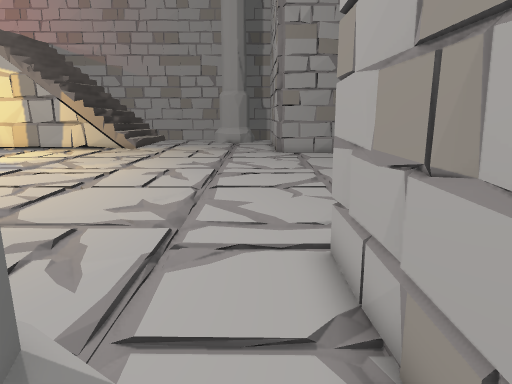
view 1 (above)

21 first-person views from a walk through a 3-D level made in the Unity game engine. The camera is 1.4 m above the floor, tilts 12° down and sees 70° across. Doors are open. The floor is counted in squares, 0.5 m on a side. Each view is taken from the middle of a square. On the plan, view 1 faces up. The plan holds only what a view shows up to about 20 squares ahead; the rest is blank. The place goes on beyond the plan. The player is left out. Some surface patterns are stand-ins.

view 2
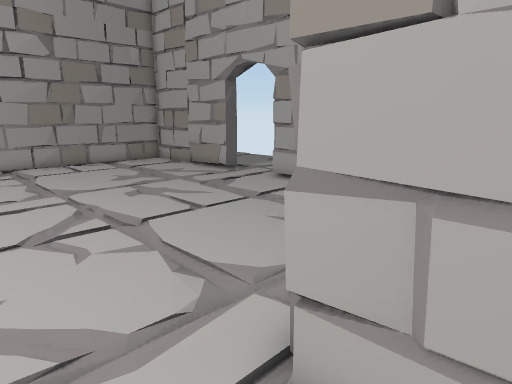

view 3
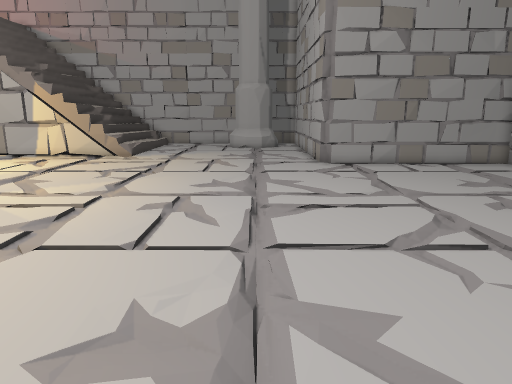

view 4
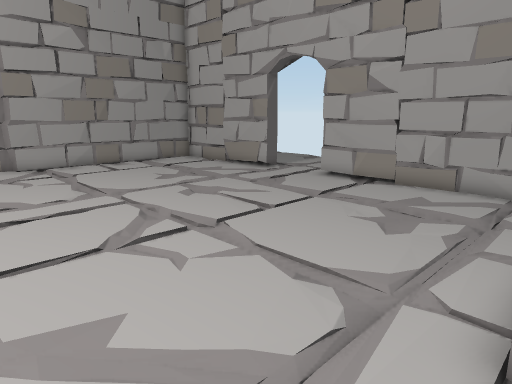

view 5
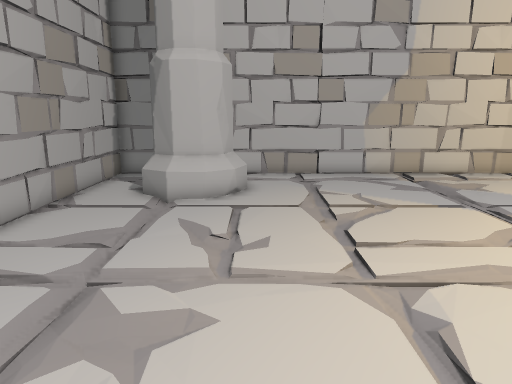

view 6
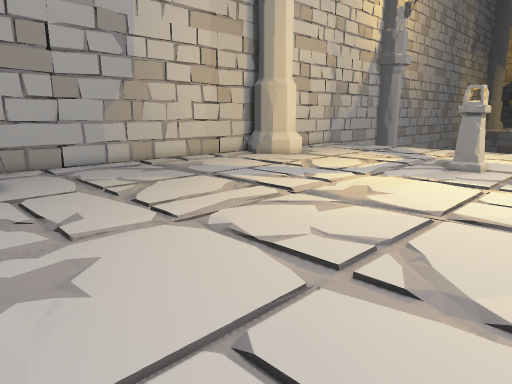

view 7
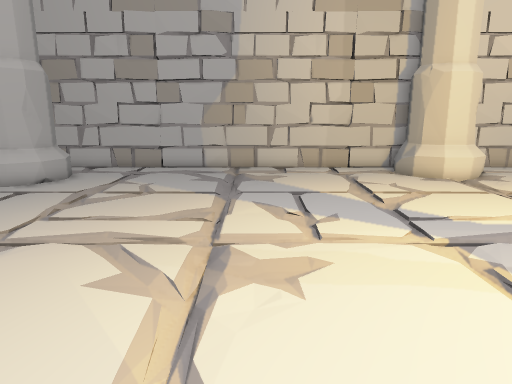

view 8
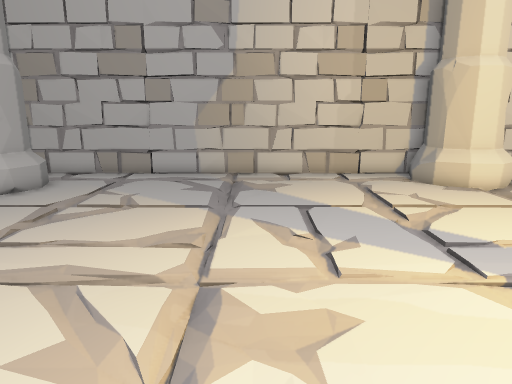

view 9
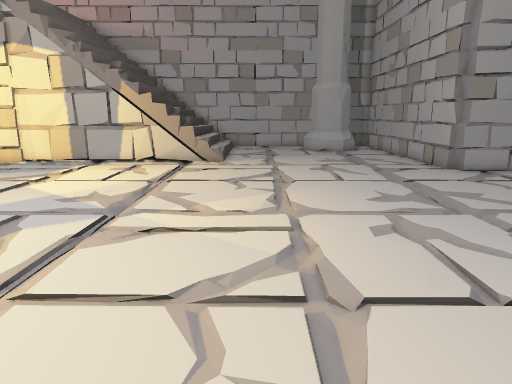

view 10
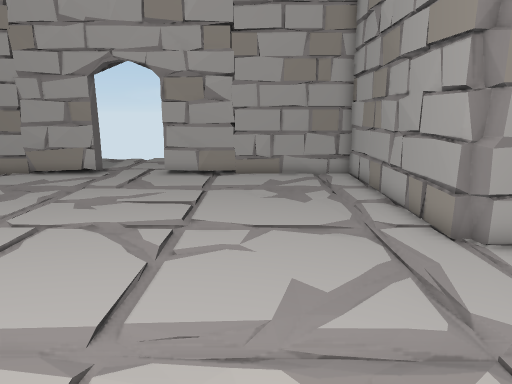

view 11
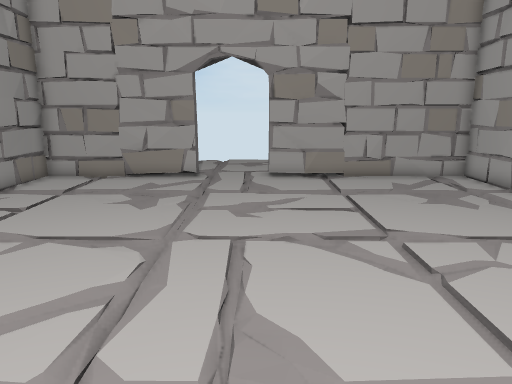

view 12
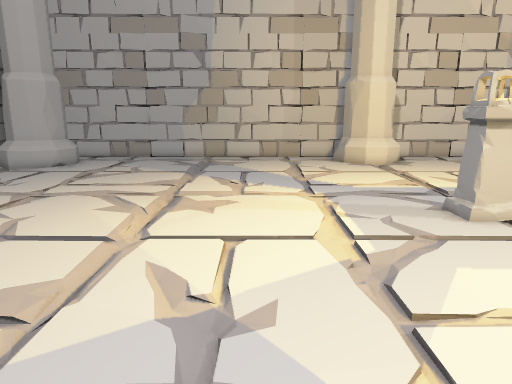

view 13
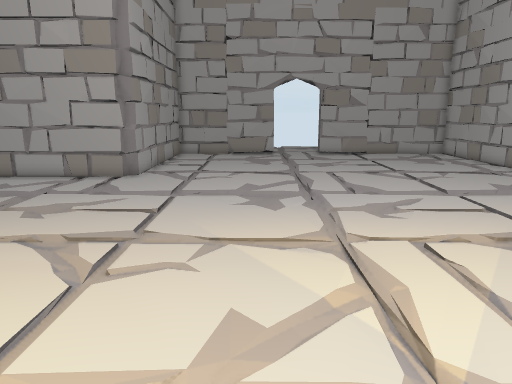

view 14
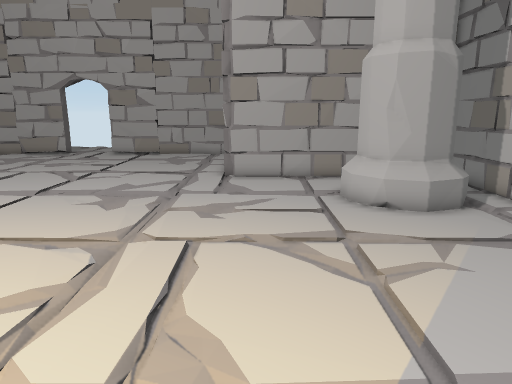

view 15
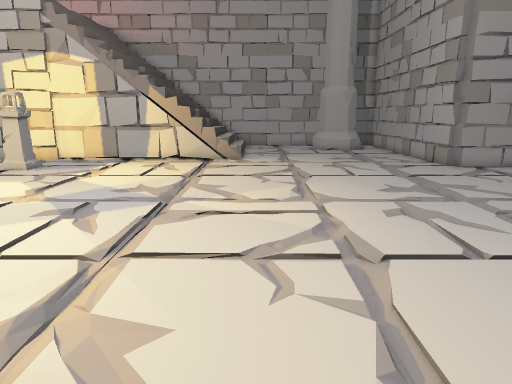

view 16
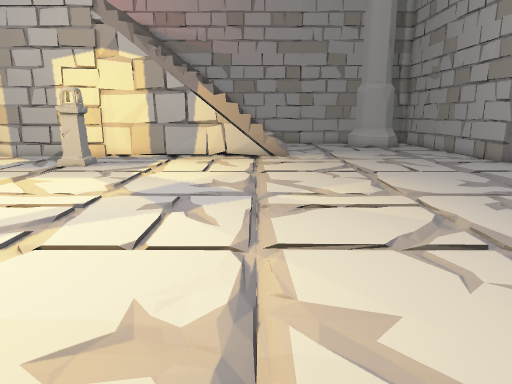

view 17
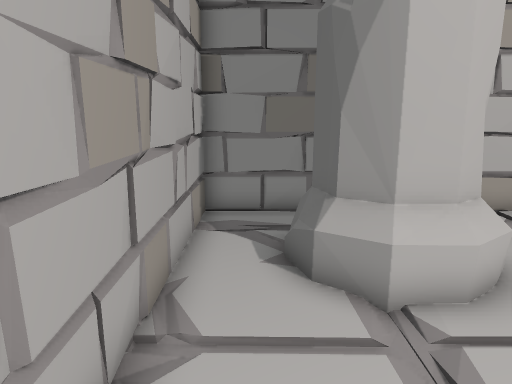

view 18
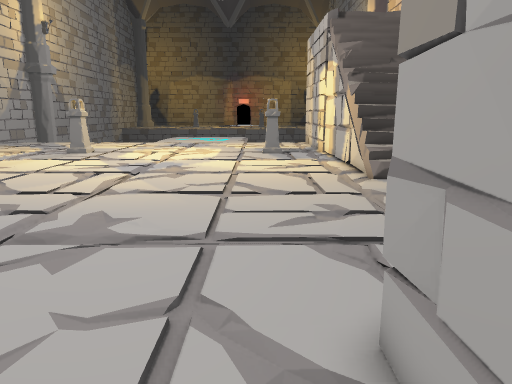

view 19
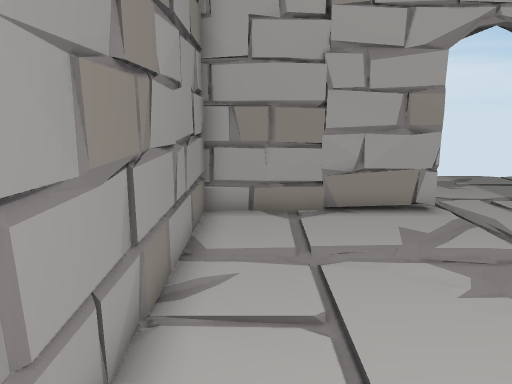

view 20
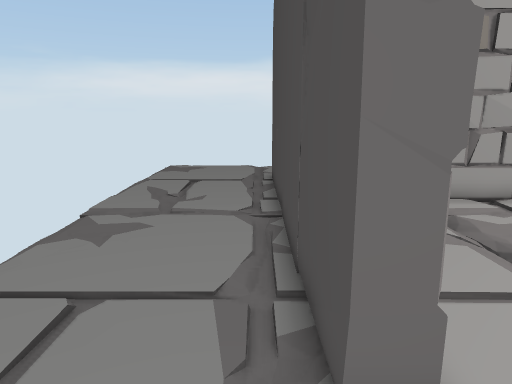

view 21
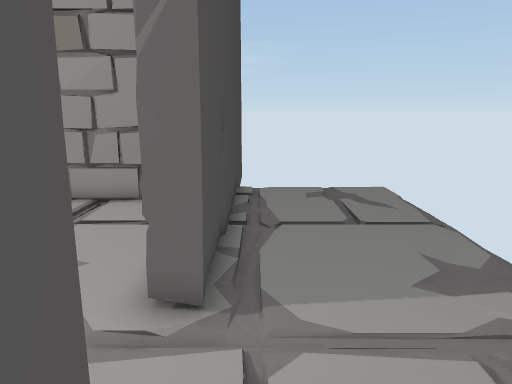

### Floor plan
Points are (right, up) in squares from view 1. A wall is a line through its corners. A room is listed if a view was taken in it or the views show most of it. See-through windows are left out.
Room 1 (views 1, 2, 3, 4, 5, 6, 7, 8, 9, 10, 11, 12, 13, 14, 15, 16, 17, 18, 19)
walls: (1.5, 7.1) (2.3, 7.3); (1.9, 7) (2, 7.5) (11.5, 7.5) (11.5, 16.4); (2, 7.1) (2.2, 7.5); (-2.2, 2.6) (-1.3, 1.7) (-1.1, 0.9); (-2.2, 2.5) (-1.6, 2) (-1.2, 1.5); (1.5, 4.5) (1.6, 5); (-4.1, 1.4) (-3.7, 1.9); (-4, 1.4) (-3.7, 2) (-3.1, 2.4) (-2, 2.5); (2, 26.5) (1.9, 26.9) (1.5, 27) (1.4, 28.2); (1.5, 27) (1.5, 29.6); (5.9, 7.5) (6.8, 7.4); (1.8, 27.1) (1.5, 27.2); (1.6, 2.5) (1.4, 4.2); (1.5, 2.4) (1.7, 3.5); (-3.8, 0.1) (-4.1, 1) (-3.9, 1.9); (-3, -0.5) (-4, 0.2); (1.5, 1) (1.7, 2); (7.5, 7.3) (9.2, 7.5); (1.5, 0.9) (1.6, 1.4); (-6.8, -2.4) (-6.3, -2.6); (-8, -2.6) (-6.1, -2.4); (-4.1, -2.5) (-2.9, -2.6); (6.5, 26.6) (4.8, 26.4); (-11.8, -2.5) (-10.1, -2.7); (7.2, 26.4) (5.5, 26.6); (-2.5, -2.7) (-0.8, -2.5); (-12.5, -2.5) (-11.9, -2.5); (11.5, 15.1) (11.6, 16.4); (-12.4, -2.7) (-10.8, -2.5); (-12.5, -2.7) (-11.9, -2.7); (11.6, 12.9) (11.4, 13.4); (-14.1, -2.5) (-12.9, -2.6); (8, 26.6) (7.2, 26.6); (11.5, 19.7) (11.6, 20.6) (11.5, 21.1); (11.5, 19.7) (11.5, 26.5) (2.1, 26.5); (11.6, 9.5) (11.5, 10.2); (11.6, 22) (11.5, 23.1); (-20.7, 0) (-20.4, -1); (-21.6, 0.6) (-20.5, -0.2); (-18, -2.6) (-16.9, -2.4); (-21.1, -2.5) (1.5, -2.5) (1.5, 7.4) (3.7, 7.6)
low walls: (1.4, 7) (1.7, 7) (1.9, 7.1); (-3.6, 2.7) (-3.3, 2.9) (-1.9, 2.9); (-2.8, 2.6) (-2.2, 2.6); (-4.6, 1.2) (-4.2, 2.3); (-1, 2.2) (-0.9, 0.6); (-1, 2.2) (-0.6, 1); (2.1, 26.5) (1.9, 26.9); (-4, 0.2) (-4.4, 1.2) (-4.1, 2.1); (-0.8, 1) (-0.9, 0.4); (-4.2, -0.2) (-4.4, 0.2); (11.4, 14.1) (11.6, 14.8); (11.5, 14.2) (11.7, 15.6); (11.3, 11.6) (11.3, 12.1); (11.7, 14) (11.8, 15.1); (11.4, 11.3) (11.5, 12); (10.5, 21.8) (10.4, 22.3); (11.7, 11.3) (11.5, 13); (11.5, 19.7) (11.5, 20.1); (-20.3, 0.3) (-19.9, -1); (11.4, 22.6) (11.6, 23.1); (-21.3, 1) (-20.3, 0.3) (-20.3, -1.5); (-21.5, 0.8) (-20.4, 0); (-20.2, -0.9) (-20.2, -1.5)
ways out: open door at (12, 18) to room 2
objects: other object (-21, 11) to (-21, 12); other object (-21, 26) to (-21, 27)
Room 2 (views 20, 21)
walls: (12.3, 16.4) (12.2, 3); (12.4, 23.1) (12.3, 22.6); (12.3, 29.1) (12.3, 19.7)
ways out: open door at (12, 18) to room 1; opening at (12, 1)

Where each view was taken, in squares from view 1:
view 1: 0 up, 0 right, facing up
view 2: 5 up, 1 left, facing up-right
view 3: 7 up, 2 left, facing up
view 4: 7 up, 2 left, facing up-right
view 5: 15 up, 5 left, facing down
view 6: 17 up, 2 left, facing down-left
view 7: 17 up, 13 left, facing down
view 8: 15 up, 13 left, facing down
view 9: 9 up, 8 left, facing up
view 10: 12 up, 6 left, facing right
view 11: 17 up, 5 left, facing right
view 12: 22 up, 15 left, facing down
view 13: 21 up, 15 left, facing right
view 14: 6 up, 15 left, facing right
view 15: 7 up, 9 left, facing up
view 16: 7 up, 12 left, facing up
view 17: 8 up, 0 right, facing down
view 18: 25 up, 6 right, facing left
view 19: 25 up, 1 right, facing right
view 20: 19 up, 13 right, facing down
view 21: 15 up, 13 right, facing up
